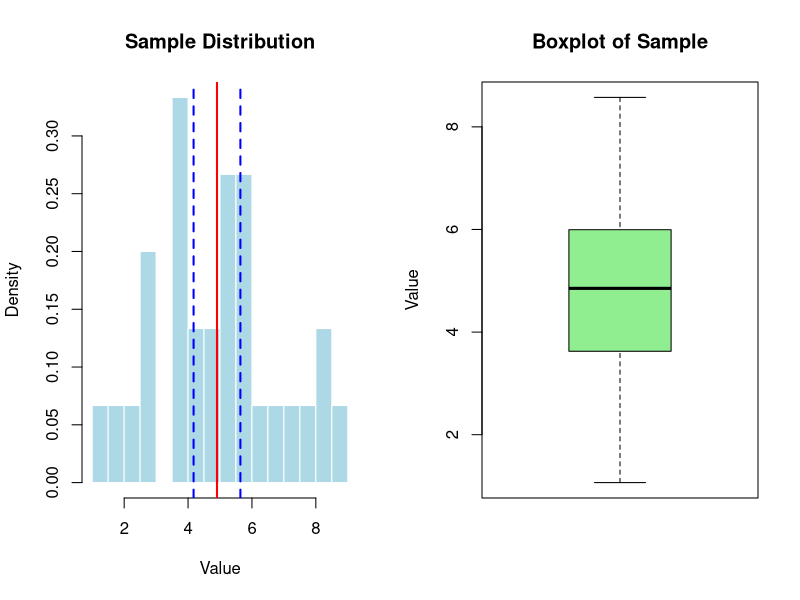

Here is the R script that generated this plot:
# Lab 6: Estimate Population Mean & Variance

# Set parameters
mu <- 5         # True population mean
sigma <- 2      # True population standard deviation
n <- 30         # Sample size
alpha <- 0.05   # Significance level for 95% confidence interval

# Generate random sample data
set.seed(123)  
sample_data <- rnorm(n, mean = mu, sd = sigma)

# Compute point estimates
sample_mean <- mean(sample_data)    # Sample mean
sample_var <- var(sample_data)      # Sample variance

# Compute 95% confidence interval for mean
conf_int_mean <- t.test(sample_data)$conf.int  

# Compute 95% confidence interval for variance (Chi-Square method)
conf_int_var <- c(
  (n-1) * sample_var / qchisq(1 - alpha/2, df = n-1),
  (n-1) * sample_var / qchisq(alpha/2, df = n-1)
)

# Print results in a clean format
cat("\n--- Sample Statistics ---\n")
cat("Sample Mean      :", sample_mean, "\n")
cat("Sample Variance  :", sample_var, "\n")
cat("95% CI for Mean  :", round(conf_int_mean, 3), "\n")
cat("95% CI for Variance :", round(conf_int_var, 3), "\n")

# Visualization
par(mfrow = c(1, 2))  # Split plotting area into 2 sections

# Histogram with Mean & Confidence Interval
hist(sample_data, breaks = 20, col = "lightblue", 
     main = "Sample Distribution", xlab = "Value", border = "white",probability=TRUE)
abline(v = sample_mean, col = "red", lwd = 2)  # Mean
abline(v = conf_int_mean, col = "blue", lwd = 2, lty = 2)  # CI for mean

# Boxplot
boxplot(sample_data, col = "lightgreen", main = "Boxplot of Sample", ylab = "Value")

